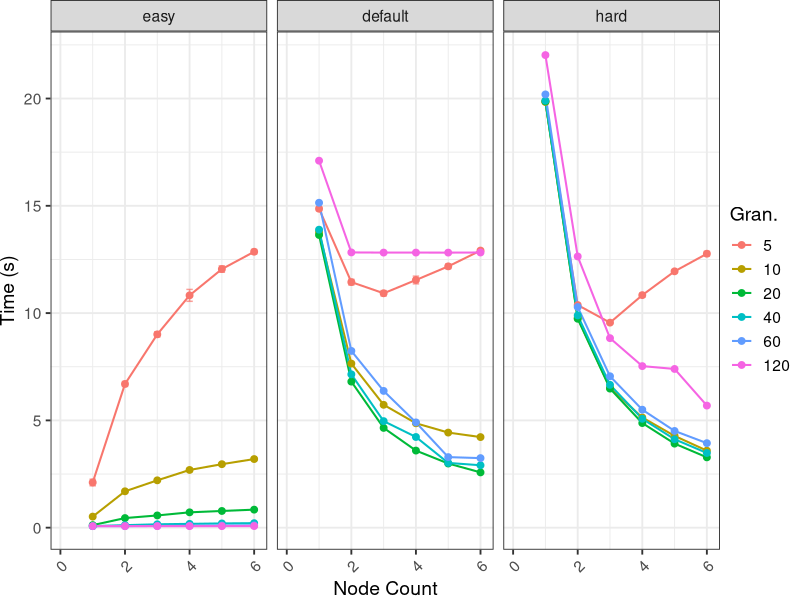
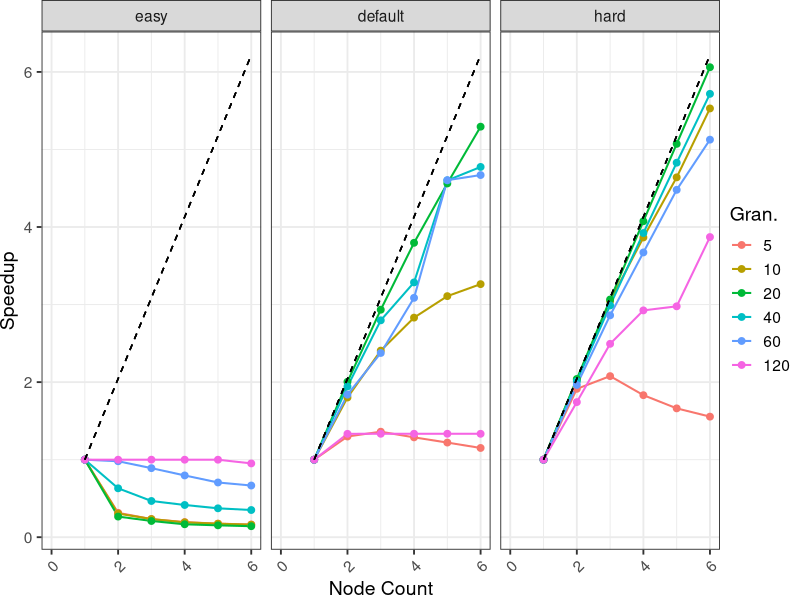
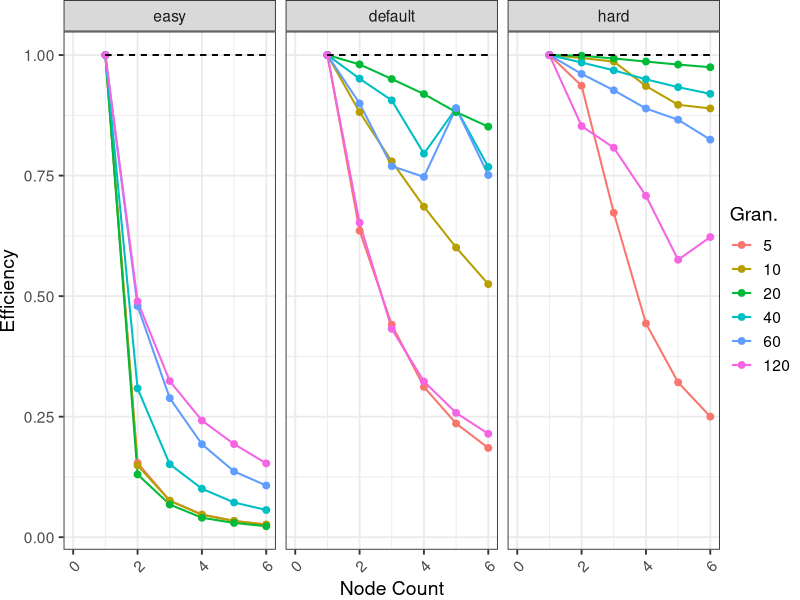

The R source for these figures, in order:
#!/usr/bin/Rscript
options(crayon.enabled=FALSE)
suppressMessages(library(tidyverse))
suppressMessages(library(lubridate))
suppressMessages(library(readxl))

meu_estilo <- function() {
  list(
    theme_bw(base_size = 14),
    theme(
      legend.title = element_blank(),
      plot.margin = unit(c(0, 0, 0, 0), "cm"),
      legend.spacing = unit(1, "mm"),
      legend.position = "right",
      legend.justification = "left",
      legend.box.spacing = unit(0, "pt"),
      legend.box.margin = margin(0, 0, 0, 0),
      axis.text.x = element_text(angle=45, vjust=1, hjust=1)    
    ))
}

df <- read_csv("experiment_results.csv", progress=FALSE, show_col_types=FALSE) |>
  rename(case = difficulty) |>
  mutate(
    case = factor(case, levels = c("easy", "default", "hard")),
    num_workers = 24 * num_nodes - 1 # a single process is the coordinator
  )

# Baseline at 1 node for each case/granularity
baselines <- df |>
  filter(num_nodes == 1) |>
  group_by(case, granularity) |>
  summarise(baseline_time = mean(client_dequeue_all), .groups = "drop")

# Get time average and std dev grouped by case, granularity, nodes and num_workers
agg_df <- df |>
  group_by(case, granularity, num_nodes, num_workers) |>
  summarise(
    time_mean = mean(client_dequeue_all),
    time_sd = sd(client_dequeue_all),
    time_se = sd(client_dequeue_all) / sqrt(n()), # For confidence intervals
    .groups = "drop"
  ) |>
  # Compute speedup relative to baseline time, efficiency relative to number of workers
  left_join(baselines, by = c("case", "granularity")) |>
  mutate(
    speedup_mean = baseline_time / time_mean,
    ideal_speedup = num_workers / 23,  # Ideal speedup relative to baseline of 23 workers
    eff_mean = speedup_mean / ideal_speedup  # Efficiency relative to baseline of 23 workers
  )

# Time plot with 95% confidence error bars
time_plot <- ggplot(agg_df, aes(x = num_nodes, y = time_mean, 
                                color = factor(granularity), group = granularity)) +
  geom_line(linewidth = 0.7) +
  geom_errorbar(aes(ymin = time_mean - 1.96 * time_se, ymax = time_mean + 1.96 * time_se), 
                width = 0.2, alpha = 0.7) +
  geom_point(size = 2) +
  facet_wrap(~ case) +
  labs(x = "Node Count", y = "Time (s)", color = "Gran.") +
  xlim(0, NA) +
  meu_estilo() +
  theme(legend.title = element_text())

# Speedup plot with ideal speedup line
speedup_plot <- ggplot(agg_df, aes(x = num_nodes, y = speedup_mean, 
                                   color = factor(granularity), group = granularity)) +
  geom_line(linewidth = 0.7) +
  geom_point(size = 2) +
  # Add ideal speedup line (baseline at 23 workers)
  geom_line(aes(x = num_nodes, y = ideal_speedup), color = "black", linetype = "dashed", 
            linewidth = 0.5, alpha = 0.7) +
  facet_wrap(~ case) +
  labs(x = "Node Count", y = "Speedup", color = "Gran.") +
  xlim(0, NA) +
  meu_estilo() +
  theme(legend.title = element_text())

# Efficiency plot
efficiency_plot <- ggplot(agg_df, aes(x = num_nodes, y = eff_mean, 
                                      color = factor(granularity), group = granularity)) +
  geom_line(linewidth = 0.7) +
  geom_point(size = 2) +
  geom_line(aes(y = 1.0), linetype = "dashed", color = "black", alpha = 0.7, linewidth = 0.5) +
  facet_wrap(~ case) +
  labs(x = "Node Count", y = "Efficiency", color = "Gran.") +
  xlim(0, NA) +
  meu_estilo() +
  theme(legend.title = element_text())

ggsave("client_time.png", plot = time_plot, dpi = 300, width = 6.5, height = 2.5)
ggsave("client_speedup.png", plot = speedup_plot, dpi = 300, width = 6.5, height = 2.5)
ggsave("client_efficiency.png", plot = efficiency_plot, dpi = 300, width = 6.5, height = 2.5)